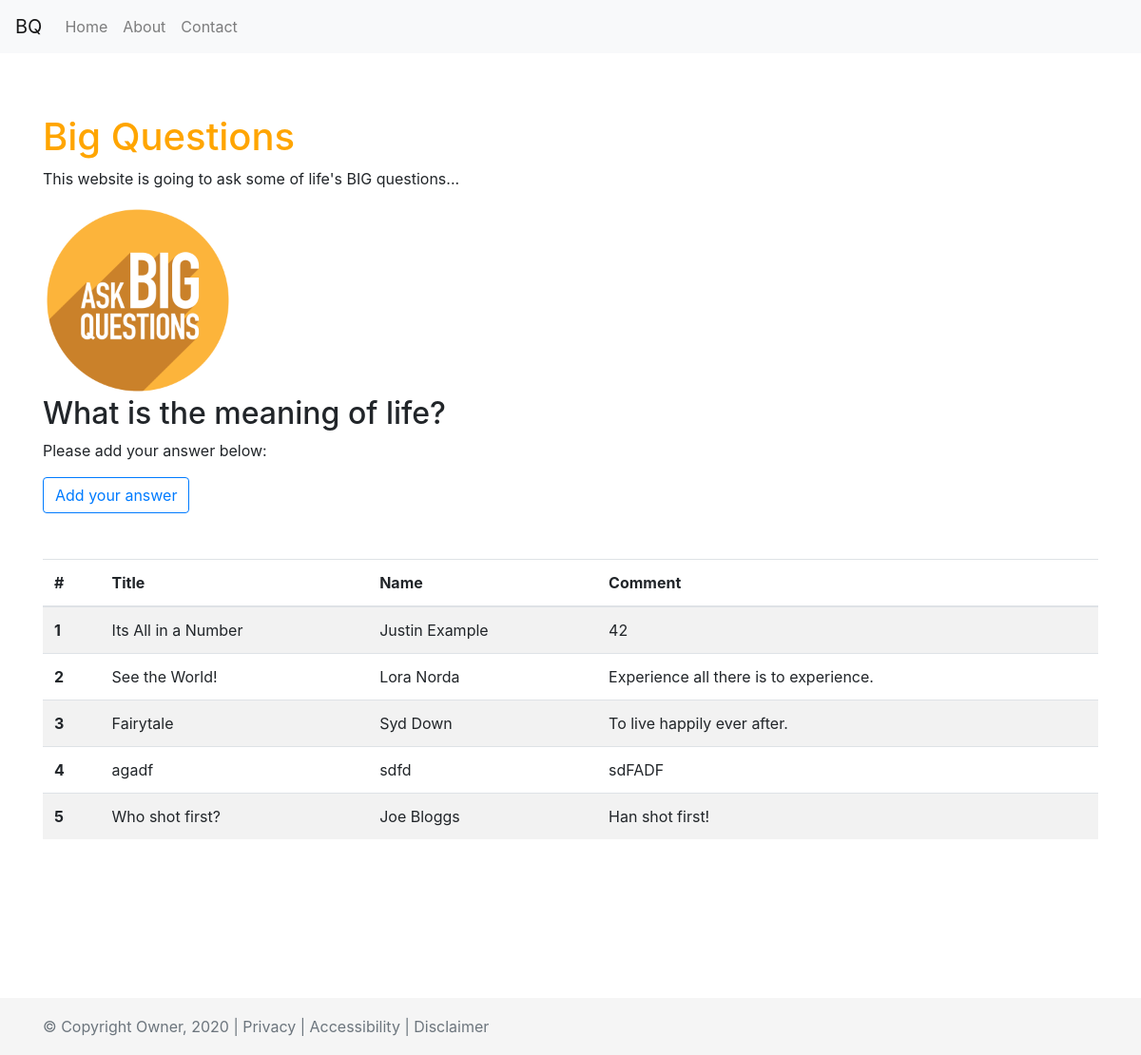
The page /home on the database its author committed.
### tables this page shows
CREATE TABLE comments
    (id INTEGER PRIMARY KEY AUTOINCREMENT,
        name TEXT,
        title TEXT,
        comment TEXT
    );

### app.py (the view)
@app.route('/')
@app.route('/home', methods=['GET', 'POST'])
def index():
    con = sqlite3.connect(DB)
    con.row_factory = sqlite3.Row
    sql = "SELECT * FROM comments"
    cur = con.cursor()
    cur.execute(sql)
    rows = cur.fetchall()
    return render_template('index.html', rows=rows)
    con.close()

### templates/index.html
{% extends 'layout.html' %}
{% block content %}
    <div>
        <h1>Big Questions</h1>
        <p>This website is going to ask some of life's BIG questions...</p>
        <img src="./static/images/logo-large.png" width="200px">
        <h2>What is the meaning of life?</h2>
        <p>Please add your answer below:</p>
        <a class="btn btn-outline-primary" href="{{ url_for('addcomment') }}" role="button">Add your answer</a>
        <div class="mt-md-5">
            <table class="table table-striped">
                <thead>
                <tr>
                    <th scope="col">#</th>
                    <th scope="col">Title</th>
                    <th scope="col">Name</th>
                    <th scope="col">Comment</th>
                </tr>
                </thead>
                <tbody>
                {% for row in rows %}
                    <tr>
                        <th scope="row">{{row['id']}}</th>
                        <td>{{row['title']}}</td>
                        <td>{{row['name']}}</td>
                        <td>{{row['comment']}}</td>
                    </tr>
                {% endfor %}
                </tbody>
            </table>
        </div>
    </div>
{% endblock content %}

### templates/layout.html (shortened to what this page needs)
<!DOCTYPE html>
<html lang="en">
<head>
    <link rel="stylesheet" href="https://stackpath.bootstrapcdn.com/bootstrap/4.5.0/css/bootstrap.min.css">
    <link href="{{ url_for('static', filename='sticky-footer-navbar.css') }}" rel="stylesheet">
</head>
<body>
    <header>
        <nav class="navbar fixed-top navbar-expand-lg navbar-light bg-light">
            <a class="navbar-brand" href="{{ url_for('index') }}">BQ</a>
            <div class="collapse navbar-collapse" id="navbarNavAltMarkup">
              <div class="navbar-nav">
                <a class="nav-item nav-link" href="{{ url_for('index') }}">Home</a>
                <a class="nav-item nav-link" href="{{ url_for('about') }}">About</a>
                <a class="nav-item nav-link" href="#">Contact</a>
              </div>
            </div>
        </nav>
    </header>
    <div class="container mt-md-5">
      {% block content %}{% endblock %}
    </div>
    <footer class="footer mt-md-5">
        <div class="container">
          <span class="text-muted">&copy; Copyright Owner, 2020 | Privacy | Accessibility | Disclaimer</span>
        </div>
    </footer>
</body>
</html>

### static/sticky-footer-navbar.css (style rules this page uses)
html { position: relative; min-height: 100%; }
body { margin-bottom: 70px; min-height: 65rem; padding-top: 4.5rem; }
h1 { color: #FFA500; }
.footer { position: absolute; bottom: 0; width: 100%; height: 60px; line-height: 60px; background-color: #f5f5f5; }

### rows shown on the page
comments: id "1", title "Its All in a Number", name "Justin Example", comment "42"
comments: id "2", title "See the World!", name "Lora Norda", comment "Experience all there is to experience."
comments: id "3", title "Fairytale", name "Syd Down", comment "To live happily ever after."
comments: id "4", title "agadf", name "sdfd", comment "sdFADF"
comments: id "5", title "Who shot first?", name "Joe Bloggs", comment "Han shot first!"
